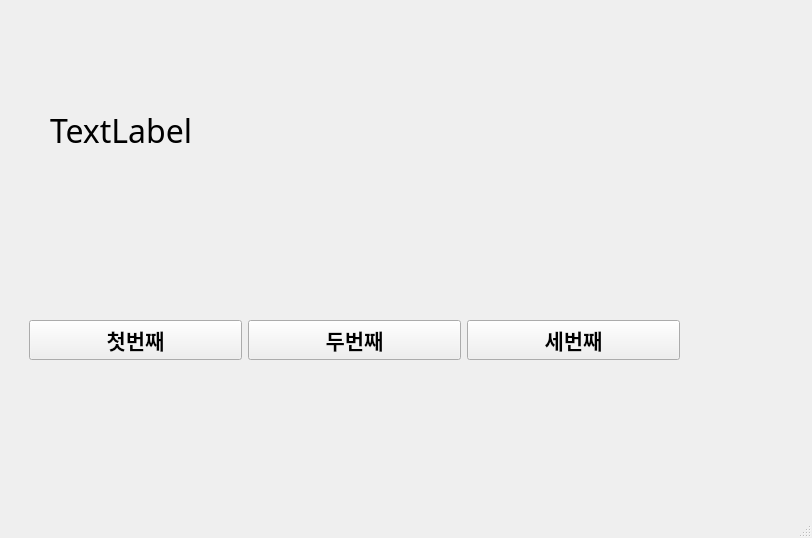
<?xml version="1.0" encoding="UTF-8"?>
<ui version="4.0">
 <class>MainWindow</class>
 <widget class="QMainWindow" name="MainWindow">
  <property name="geometry">
   <rect>
    <x>0</x>
    <y>0</y>
    <width>812</width>
    <height>538</height>
   </rect>
  </property>
  <property name="windowTitle">
   <string>MainWindow</string>
  </property>
  <widget class="QWidget" name="centralwidget">
   <widget class="QWidget" name="horizontalLayoutWidget">
    <property name="geometry">
     <rect>
      <x>29</x>
      <y>240</y>
      <width>651</width>
      <height>201</height>
     </rect>
    </property>
    <layout class="QHBoxLayout" name="horizontalLayout">
     <item>
      <widget class="QPushButton" name="pushButton_3">
       <property name="font">
        <font>
         <family>Agency FB</family>
         <pointsize>16</pointsize>
         <weight>75</weight>
         <bold>true</bold>
        </font>
       </property>
       <property name="text">
        <string>첫번째</string>
       </property>
      </widget>
     </item>
     <item>
      <widget class="QPushButton" name="pushButton_2">
       <property name="font">
        <font>
         <family>Agency FB</family>
         <pointsize>16</pointsize>
         <weight>75</weight>
         <bold>true</bold>
        </font>
       </property>
       <property name="text">
        <string>두번째</string>
       </property>
      </widget>
     </item>
     <item>
      <widget class="QPushButton" name="pushButton">
       <property name="font">
        <font>
         <family>Agency FB</family>
         <pointsize>16</pointsize>
         <weight>75</weight>
         <bold>true</bold>
        </font>
       </property>
       <property name="text">
        <string>세번째</string>
       </property>
      </widget>
     </item>
    </layout>
   </widget>
   <widget class="QLabel" name="label">
    <property name="geometry">
     <rect>
      <x>50</x>
      <y>50</y>
      <width>591</width>
      <height>161</height>
     </rect>
    </property>
    <property name="font">
     <font>
      <family>Agency FB</family>
      <pointsize>24</pointsize>
     </font>
    </property>
    <property name="text">
     <string>TextLabel</string>
    </property>
   </widget>
  </widget>
  <widget class="QMenuBar" name="menubar">
   <property name="geometry">
    <rect>
     <x>0</x>
     <y>0</y>
     <width>812</width>
     <height>21</height>
    </rect>
   </property>
  </widget>
  <widget class="QStatusBar" name="statusbar"/>
 </widget>
 <resources/>
 <connections>
  <connection>
   <sender>pushButton_2</sender>
   <signal>clicked()</signal>
   <receiver>MainWindow</receiver>
   <slot>secondClick()</slot>
   <hints>
    <hint type="sourcelabel">
     <x>273</x>
     <y>352</y>
    </hint>
    <hint type="destinationlabel">
     <x>284</x>
     <y>439</y>
    </hint>
   </hints>
  </connection>
  <connection>
   <sender>pushButton_3</sender>
   <signal>clicked()</signal>
   <receiver>MainWindow</receiver>
   <slot>firstClick()</slot>
   <hints>
    <hint type="sourcelabel">
     <x>193</x>
     <y>360</y>
    </hint>
    <hint type="destinationlabel">
     <x>203</x>
     <y>453</y>
    </hint>
   </hints>
  </connection>
  <connection>
   <sender>pushButton</sender>
   <signal>clicked()</signal>
   <receiver>MainWindow</receiver>
   <slot>thirdClick()</slot>
   <hints>
    <hint type="sourcelabel">
     <x>596</x>
     <y>367</y>
    </hint>
    <hint type="destinationlabel">
     <x>617</x>
     <y>437</y>
    </hint>
   </hints>
  </connection>
 </connections>
 <slots>
  <slot>firstClick()</slot>
  <slot>secondClick()</slot>
  <slot>thirdClick()</slot>
 </slots>
</ui>
